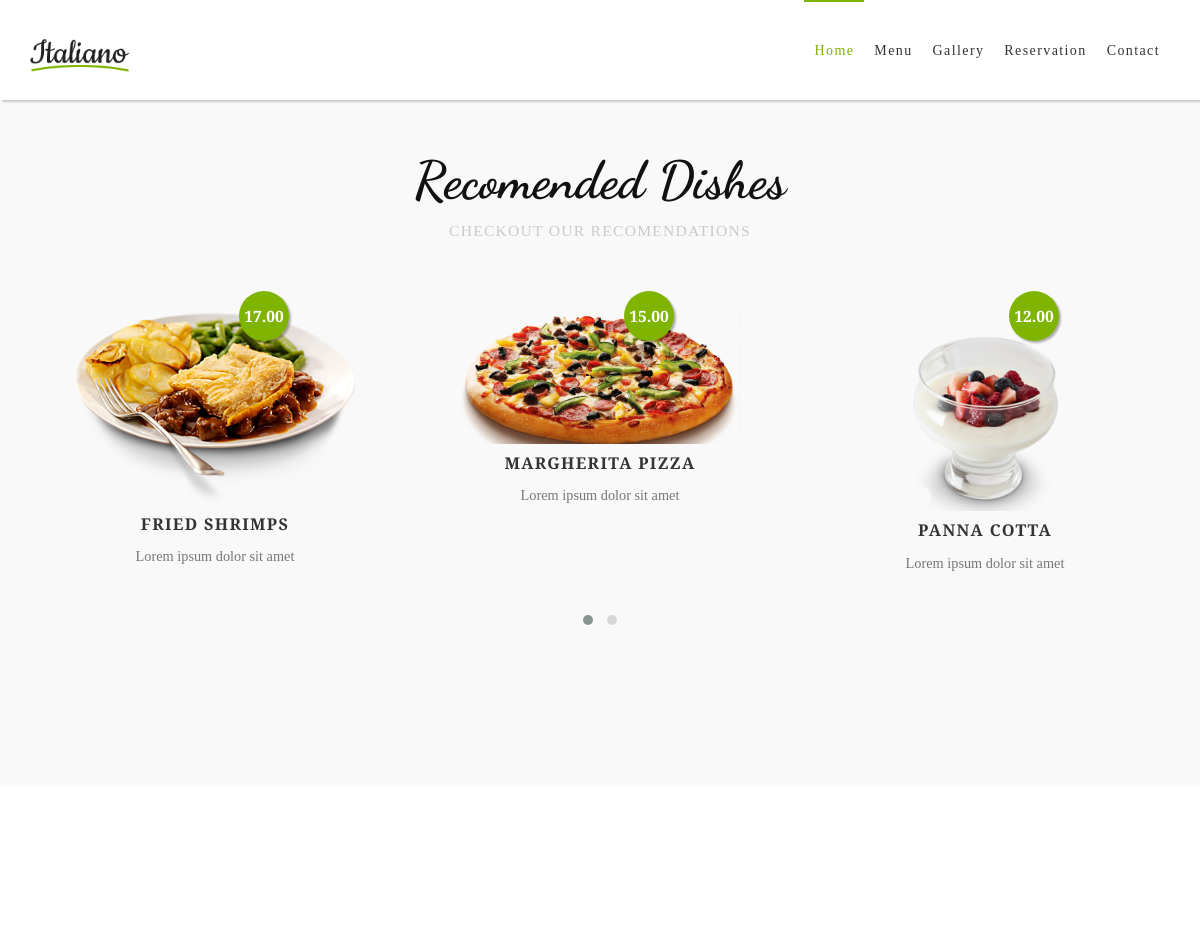
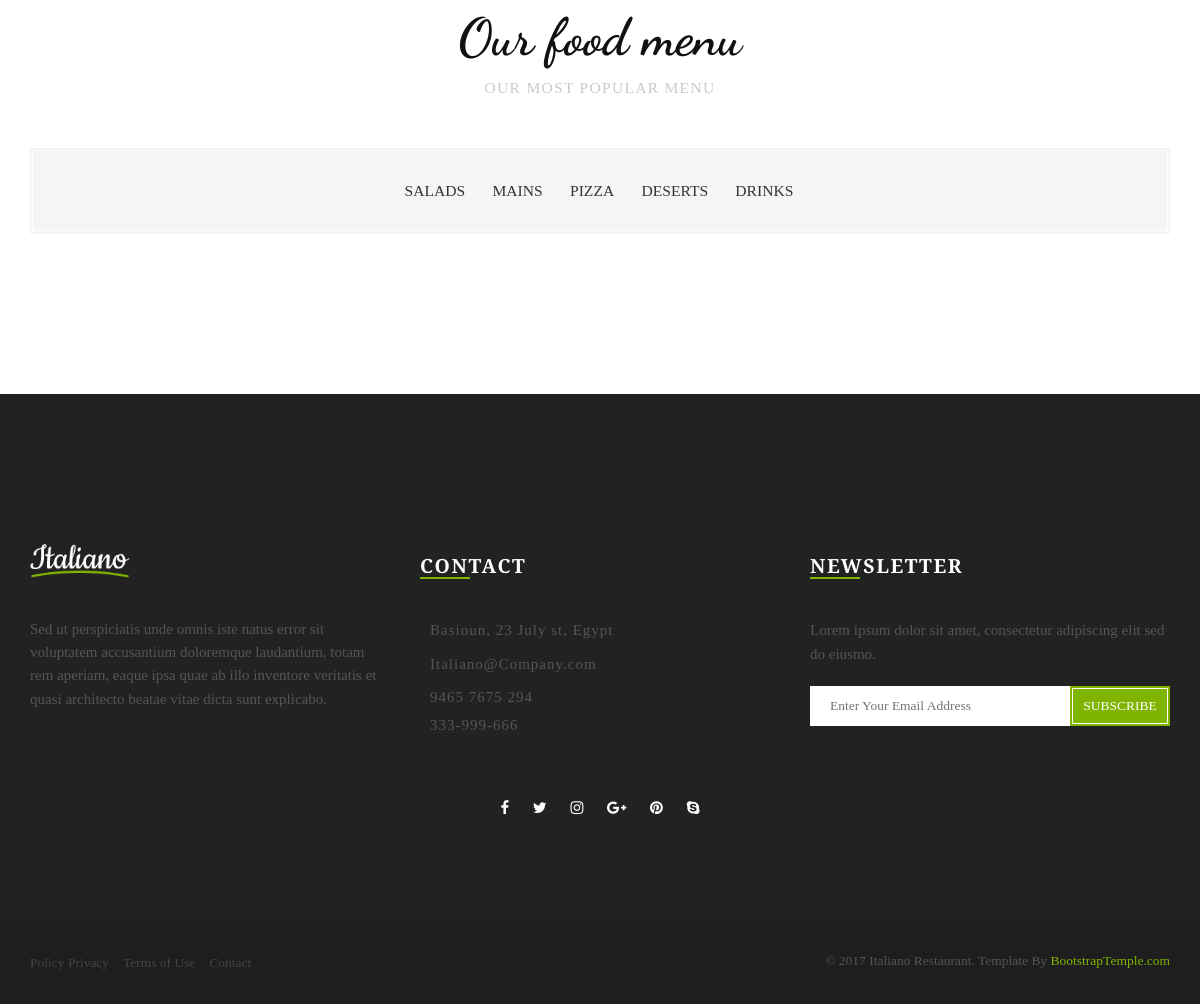
The app's page /menu/ with its own data (2 pictures, top to bottom).
### restaurant/models.py (models this page shows, shortened)
class Dish(models.Model):
    name = models.CharField(max_length=50)
    category = models.ForeignKey(
        Category,
        on_delete=models.CASCADE,
        null=True
    )
    description = models.CharField(max_length=150)
    price = models.DecimalField(max_digits=10, decimal_places=2)
    recomended = models.BooleanField()
    img = models.ImageField(verbose_name='image')
    class Meta():
        ordering = ['name']
        verbose_name = 'dish'
        verbose_name_plural = "dishes"

### restaurant/views.py (the view)
# urls.py: path('menu/', views.menu),
def menu(request):
    recomended_dishes = get_list_or_404(models.Dish, recomended=True)
    categories = get_list_or_404(models.Category)
    return render(request, 'menu.html', {
        'recomended_dishes': recomended_dishes,
        'categories': categories,
    })

### restaurant/templates/menu.html (shortened to what this page needs)
{% extends 'base.html' %}
{% block content %}
<section id="dishes" class="dishes">
    <div class="container text-center">
        <header>
            <h2>Recomended Dishes</h2>
            <h3>Checkout our recomendations</h3>
        </header>
        <div class="owl-carousel owl-theme">
            {% for dish in recomended_dishes %}
                <div class="dish">
                    <div class="profile">
                        <img src="{{ dish.img.url }}" class="img-responsive" alt="dish name">
                        <div class="price">
                            <span>{{ dish.price }}</span>
                        </div>
                    </div>
                    <div class="text">
                        <h4>{{dish.name}}</h4>
                        <p>{{dish.description}}</p>
                    </div>
                </div>
            {% endfor %}
        </div>
    </div>
</section>
<section id="menu" class="menu">
    <div class="container">
        <header class="text-center">
            <h2>Our food menu</h2>
            <h3>Our most popular menu</h3>
        </header>
        <div class="menu">
            <ul class="nav nav-tabs text-center has-border" role="tablist">
                <li role="presentation"><a href="#salads" aria-controls="salads" role="tab" data-toggle="tab">Salads</a></li>
                <li role="presentation"><a href="#mains" aria-controls="mains" role="tab" data-toggle="tab">Mains</a></li>
                <li role="presentation"><a href="#pizza" aria-controls="pizza" role="tab" data-toggle="tab">Pizza</a></li>
                <li role="presentation"><a href="#deserts" aria-controls="deserts" role="tab" data-toggle="tab">Deserts</a></li>
                <li role="presentation"><a href="#drinks" aria-controls="drinks" role="tab" data-toggle="tab">Drinks</a></li>
            </ul>
        </div>
    </div>
</section>
{% endblock %}

### restaurant/templates/base.html (shortened to what this page needs)
<!DOCTYPE html>
<html>
{% include "head.html" %}
<body>
    <div class="page-holder">
        {% include "header.html" %}
        {% block content %}
        {% endblock content %}
        {% include "footer.html" %}
    </div>
</body>
</html>

### restaurant/templates/head.html (shortened to what this page needs)
{% load static%}
<head>
    <link rel="stylesheet" href="{% static 'css/bootstrap.min.css' %}">
    <link rel="stylesheet" href="https://file.myfontastic.com/6AeAYiqp5KBjSiZ2tE8WJW/icons.css">
    <link rel="stylesheet" href="https://cdnjs.cloudflare.com/ajax/libs/font-awesome/4.7.0/css/font-awesome.min.css">
    <link rel="stylesheet" href="{% static 'css/slider.min.css' %}">
    <link rel="stylesheet" href="{% static 'css/lightbox.min.css' %}">
    <link rel="stylesheet" href="{% static 'css/datepicker.min.css' %}">
    <link rel="stylesheet" href="{% static 'css/timepicki.min.css' %}">
    <link rel="stylesheet" href="{% static 'css/owl.carousel.min.css' %}">
    <link rel="stylesheet" href="{% static 'css/style.default.css' %}">
</head>

### restaurant/templates/header.html (shortened to what this page needs)
{% load static %}
<header class="header">
    <nav class="navbar navbar-default navbar-fixed-top">
        <div class="container">
            <div class="navbar-header"><a href="/" class="navbar-brand"><img src="{% static 'img/logo.png' %}" alt="Italiano" width="100"></a>
            </div>
            <div id="navigation" class="collapse navbar-collapse navbar-right">
                <ul class="nav navbar-nav">
                    <li class="active"><a href="/">Home</a></li>
                    <li><a href="/menu">Menu</a></li>
                    <li><a href="/gallery">Gallery</a></li>
                    <li><a href="/booking">Reservation</a></li>
                    <li><a href="/contact">Contact</a></li>
                </ul>
            </div>
        </div>
    </nav>
</header>

### restaurant/templates/footer.html
{%load static%}
<footer id="mainFooter" class="mainFooter">
    <div class="container">
        <div class="row">
            <div class="col-md-4 brief">
                <div class="header">
                    <img src="{% static 'img/logo-footer.png' %}" alt="italiano" width="100">
                </div>
                <p>Sed ut perspiciatis unde omnis iste natus error sit voluptatem accusantium doloremque laudantium, totam rem aperiam, eaque ipsa quae ab illo inventore veritatis et quasi architecto beatae vitae dicta sunt explicabo.</p>
            </div>
            <div class="col-md-4 contact">
                <div class="header">
                    <h6>Contact</h6>
                </div>
                <ul class="contact list-unstyled">
                    <li><span class="icon-map text-primary"></span>Basioun, 23 July st, Egypt</li>
                    <li><a href="mailto:Italiano@Company.com"><span class="icon-phone text-primary"></span>Italiano@Company.com</a></li>
                    <li><span class="icon-mail text-primary"></span>9465 7675 294</li>
                    <li><span class="icon-printer text-primary"></span>333-999-666</li>
                </ul>
            </div>
            <div class="col-md-4 newsletter">
                <div class="header">
                    <h6>Newsletter</h6>
                </div>
                <p>Lorem ipsum dolor sit amet, consectetur adipiscing elit sed do eiusmo.</p>
                <form action="#" id="subscribe" class="clearfix">
                    <input type="email" name="subscribtion-email" placeholder="Enter Your Email Address" class="pull-left">
                    <button type="submit" class="btn-unique has-border pull-left">Subscribe</button>
                </form>
            </div>
        </div>
        <ul class="social list-unstyled list-inline">
            <li><a href="#" target="_blank" title="Facebook"><i class="fa fa-facebook"></i></a></li>
            <li><a href="#" target="_blank" title="Twitter"><i class="fa fa-twitter"></i></a></li>
            <li><a href="#" target="_blank" title="Instagram"><i class="fa fa-instagram"></i></a></li>
            <li><a href="#" target="_blank" title="Google plus"><i class="fa fa-google-plus"></i></a></li>
            <li><a href="#" target="_blank" title="Pinterest"><i class="fa fa-pinterest"></i></a></li>
            <li><a href="#" target="_blank" title="Skype"><i class="fa fa-skype"></i></a></li>
        </ul>
    </div>
    <div class="copyrights">
        <div class="container">
            <div class="row">
                <div class="col-sm-5">
                    <ul class="list-unstyled list-inline">
                        <li><a href="#">Policy Privacy</a></li>
                        <li><a href="#">Terms of Use</a></li>
                        <li><a href="#">Contact</a></li>
                    </ul>
                </div>
                <div class="col-sm-7">
                    <p>&copy; 2017 Italiano Restaurant. Template By <a href="https://bootstraptemple.com/" target="_blank">BootstrapTemple.com</a></p>
                </div>
            </div>
        </div>
    </div>
</footer>

### restaurant/templates/scripts.html (shortened to what this page needs)
{% load static%}

### records on screen
Dish: img (picture), price "17.00", name "FRIED SHRIMPS", description "Lorem ipsum dolor sit amet"
Dish: img (picture), price "15.00", name "MARGHERITA PIZZA", description "Lorem ipsum dolor sit amet"
Dish: img (picture), price "12.00", name "PANNA COTTA", description "Lorem ipsum dolor sit amet"
